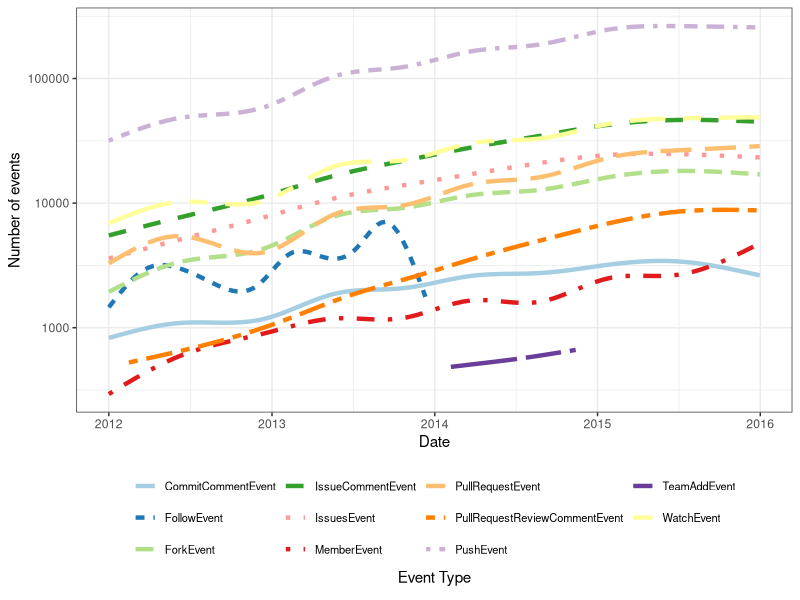

Reproduce this figure in R.
library(data.table)
library(ggplot2)
library(plyr)

results <- fread('event-types-aggregated.csv',
                 colClasses=c('integer', 'POSIXlt','factor', 'integer'))

results$V1 <- NULL

results$event.type <- as.factor(results$event.type)
results$date <- as.POSIXct(results$date, format = "%Y-%m-%d")

results <- subset(results, !(event.type %in% c('CreateEvent', 'DeleteEvent',
                                               'DownloadEvent', 'ForkApplyEvent',
                                               'GistEvent', 'GollumEvent',
                                               'ReleaseEvent', 'StatusEvent',
                                               'PublicEvent')))
results <- subset(results, date <= as.POSIXct('2015-12-31'))

results <- rename(results, c("event.type" = "Event Type"))
options(scipen=10000)

p <- ggplot(results) +
  aes(x = date, y = count, color = `Event Type`, linetype = `Event Type`) +
  ylab("Number of events") +
  xlab("Date") +
  theme_bw() +
  theme(legend.position="bottom", legend.text = element_text(size = 8),
        legend.key = element_rect(colour = "white")) +
  geom_smooth(se = FALSE, size=1.5) +
  guides(col = guide_legend(nrow = 3, title.position = "bottom",
                            title.hjust = 0.5)) +
  scale_y_log10() +
  scale_colour_brewer(palette = "Paired")

pdf('github-growth.pdf')
print(p)
dev.off()
